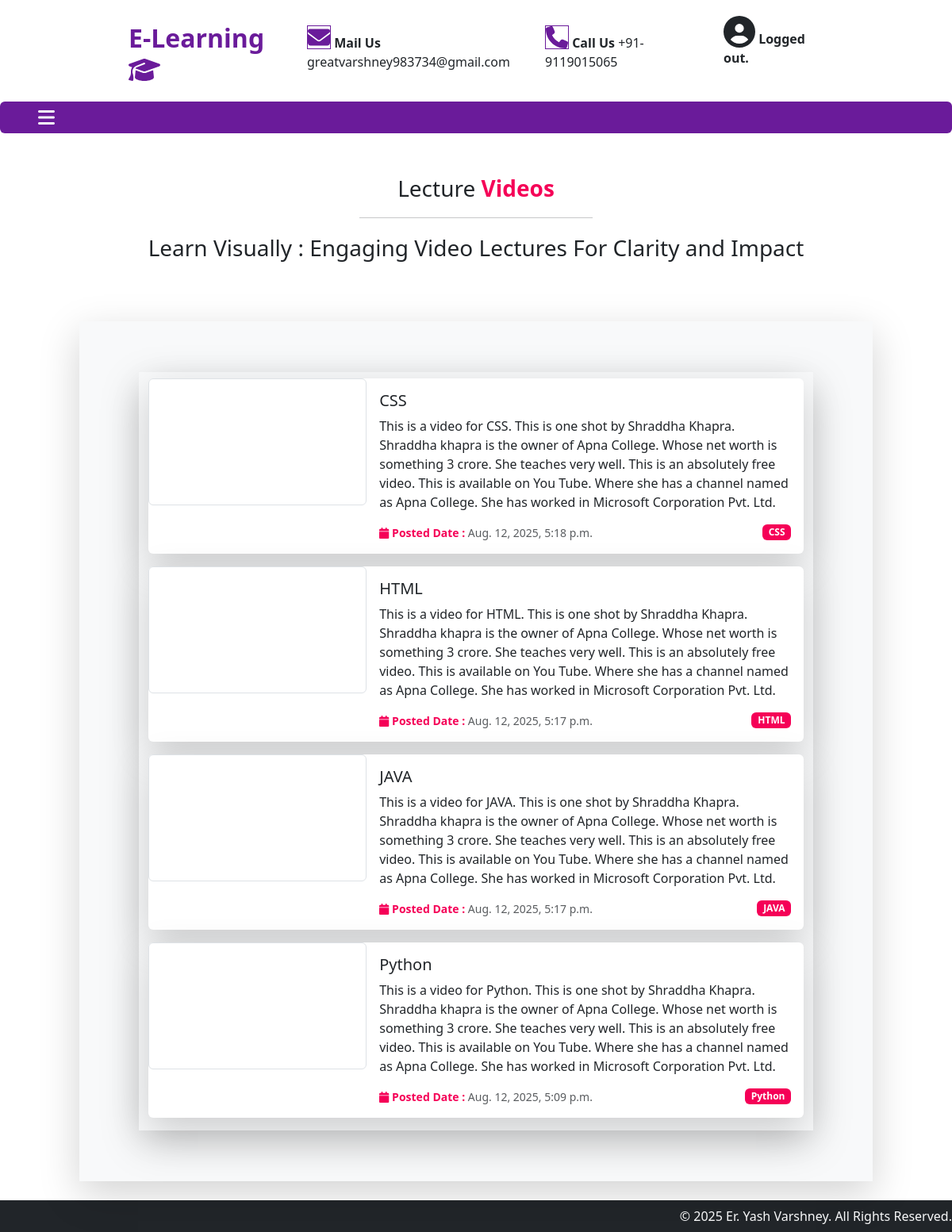
The page /student/lectures/ on the database its author committed.
### Main/models.py (models this page shows)
class mylecture(models.Model):
    title = models.CharField(max_length=200, null=True)
    video_info = models.TextField(null=True)
    vlink = models.CharField(max_length=300, null=True)
    batch = models.ForeignKey(batch, on_delete=models.CASCADE, null=True)
    category = models.ForeignKey(category, on_delete=models.CASCADE)
    posted_date = models.DateTimeField(null=True)

class category(models.Model):
    title = models.CharField(max_length=50, null=True)
    picture = models.ImageField(upload_to="static/category/", null=True, blank=True)
    batch_name = models.ForeignKey(batch, on_delete=models.CASCADE)
    def __str__(self):  #this function is defined to show the batchname except batchobject1 or batchobject2
        return self.title

### student/views.py (the view)
# urls.py: path('lectures/', views.lectures),
@cache_control(no_store = True,no_cache = True,must_revalidate = True)
def lectures(request):
    x = request.GET.get("cid")
    if x:
        data = mylecture.objects.all().filter(category = x)
    else:
        data = mylecture.objects.all().order_by("-id")
    d = {"vdo" : data}
    return render(request, "student/lectures.html", d)

### Main/templates/student/lectures.html (shortened to what this page needs)
{% extends 'student/Base.html' %}
{% load static %}
{% block content %}
<div class="row my-5 pb-4">
    <div class="text-center fs-3">Lecture<b class="text-mc-red"> Videos</b>
        <hr class="w-25 mx-auto">
        Learn Visually : Engaging Video Lectures For Clarity and Impact
    </div>
</div>
<div class="row my-4">
    <div class="col-sm-10 mx-auto bg-light shadow-lg p-5">
        <div class="row">
            <div class="col-sm-11 mx-auto shadow-lg my-3">
                {% for r in vdo %}
                <div class="card mb-3 border-0 shadow-lg my-2">
                    <div class="row g-0">
                        <div class="col-md-4">
                            <iframe src="{{ r.vlink }}" title="YouTube video player" frameborder="0"
                                allow="accelerometer; autoplay; clipboard-write; encrypted-media; gyroscope; picture-in-picture; web-share"
 allowfullscreen class="img-thumbnail">
                            </iframe>
                        </div>
                        <div class="col-md-8">
                            <div class="card-body">
                                <h5 class="card-title">{{ r.title }}</h5>
                                <p class="card-text">
                                    {{ r.video_info }}
                                </p>
                                <p class="card-text">
                                    <small class="text-body-secondary">
                                        <span class="fw-bold text-mc-red">
                                            <i class="fa-solid fa-calendar"></i> Posted Date :
                                        </span>{{ r.posted_date }}
                                    </small>
                                    <span class="badge bg-mc-red float-end"> {{ r.category }} </span>
                                </p>
                            </div>
                        </div>
                    </div>
                </div>
                {% endfor %}
            </div>
        </div>
    </div>
</div>
{% endblock %}

### Main/templates/student/Base.html (style rules this page uses)
.bg-mc-red { background-color: #f50057; }
.text-mc-red { color: #f50057; }

### rows shown on the page
mylecture: title "CSS", video_info "This is a video for CSS. This is one shot by Shraddha Khapra. Shraddha khapra is the owner of Apna College. Whose net worth is something 3 crore. She teaches very well. This is an absolutely free video. This is available on You Tube. Where she has a channel named as Apna College. She has worked in Microsoft Corporation Pvt. Ltd.", posted_date "Aug. 12, 2025, 5:18 p.m.", category "CSS"
mylecture: title "HTML", video_info "This is a video for HTML. This is one shot by Shraddha Khapra. Shraddha khapra is the owner of Apna College. Whose net worth is something 3 crore. She teaches very well. This is an absolutely free video. This is available on You Tube. Where she has a channel named as Apna College. She has worked in Microsoft Corporation Pvt. Ltd.", posted_date "Aug. 12, 2025, 5:17 p.m.", category "HTML"
mylecture: title "JAVA", video_info "This is a video for JAVA. This is one shot by Shraddha Khapra. Shraddha khapra is the owner of Apna College. Whose net worth is something 3 crore. She teaches very well. This is an absolutely free video. This is available on You Tube. Where she has a channel named as Apna College. She has worked in Microsoft Corporation Pvt. Ltd.", posted_date "Aug. 12, 2025, 5:17 p.m.", category "JAVA"
mylecture: title "Python", video_info "This is a video for Python. This is one shot by Shraddha Khapra. Shraddha khapra is the owner of Apna College. Whose net worth is something 3 crore. She teaches very well. This is an absolutely free video. This is available on You Tube. Where she has a channel named as Apna College. She has worked in Microsoft Corporation Pvt. Ltd.", posted_date "Aug. 12, 2025, 5:09 p.m.", category "Python"
